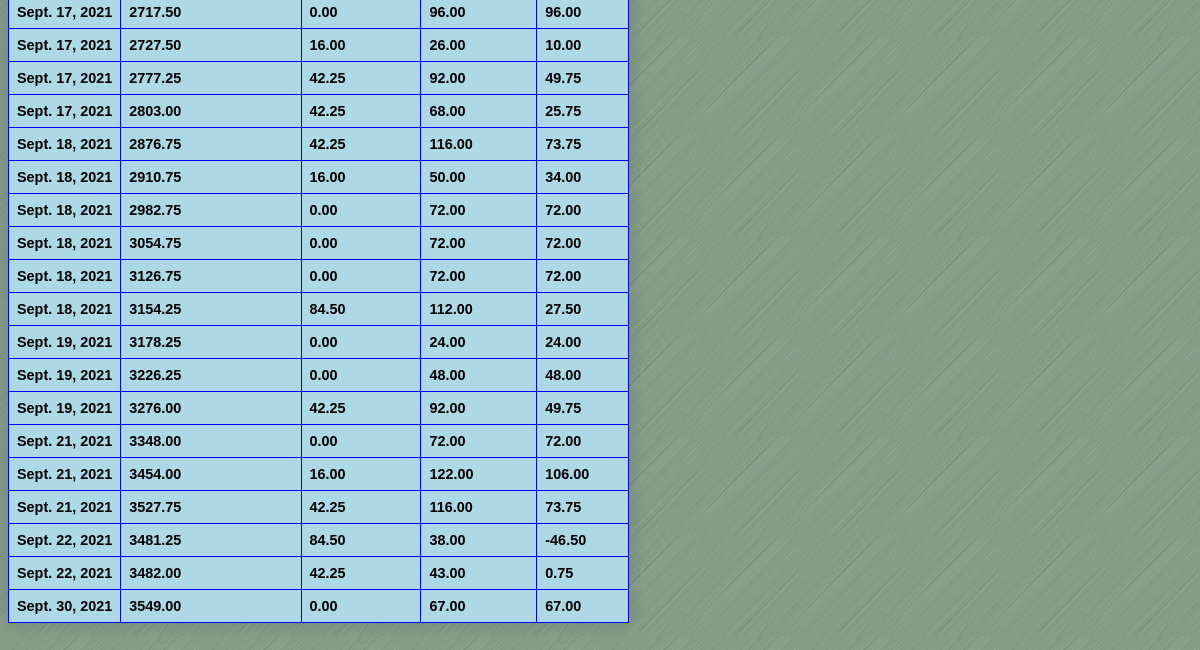
Before: /financials (signed in, lower part) with the older database file.
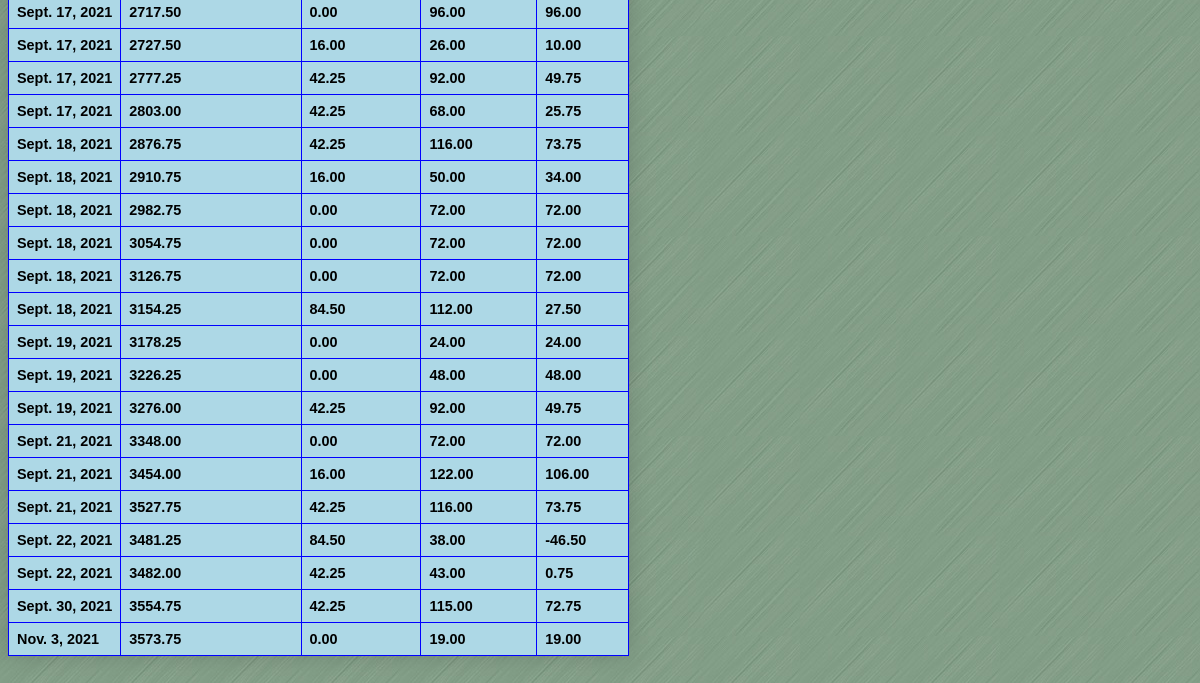
After: the same page with the newer database file.
### inventory/models.py (models this page shows, shortened)
class Register(models.Model):
    daily_bank = models.FloatField(default=500)
    amount_spent = models.FloatField(default=0)
    amount_made = models.FloatField(default=0)
    date = models.DateField(default=date.today)
    def profit(self):
        if self.id > 1:
            return self.daily_bank - Register.objects.get(id=self.id-1).daily_bank
        else:
            return self.daily_bank - 500

### inventory/views.py (the view)
# urls.py: path("financials", views.RegisterView.as_view(), name='viewregister'),
class RegisterView(LoginRequiredMixin, TemplateView):
    template_name = "inventory/financial_records.html"
    def get_context_data(self):
        context = super().get_context_data()
        context['register'] = Register.objects.all()
        return context

### inventory/templates/inventory/financial_records.html (shortened to what this page needs)
{% extends "inventory/base.html" %}
{% load static %}
{% block head %}
<link rel='stylesheet' href="{% static 'inventory/home.css' %}"/>
{% endblock %}
{% block content %}
<table>
{% for r in register %}
<tr>
    <td>{{r.date}}</td>
    <td>{{r.daily_bank|floatformat:2}}</td>
    <td>{{r.amount_spent|floatformat:2}}</td>
    <td>{{r.amount_made|floatformat:2}}</td>
    <td>{{r.profit|floatformat:2}}</td>
</tr>
{% endfor %}
</table>
{% endblock %}

Changed rows visible on the page:
changed Register "Sept. 30, 2021": daily_bank "3549.00" → "3554.75"; amount_spent "0.00" → "42.25"; amount_made "67.00" → "115.00"; profit "67.00" → "72.75"
added Register: date "Nov. 3, 2021", daily_bank "3573.75", amount_spent "0.00", amount_made "19.00", profit "19.00"
